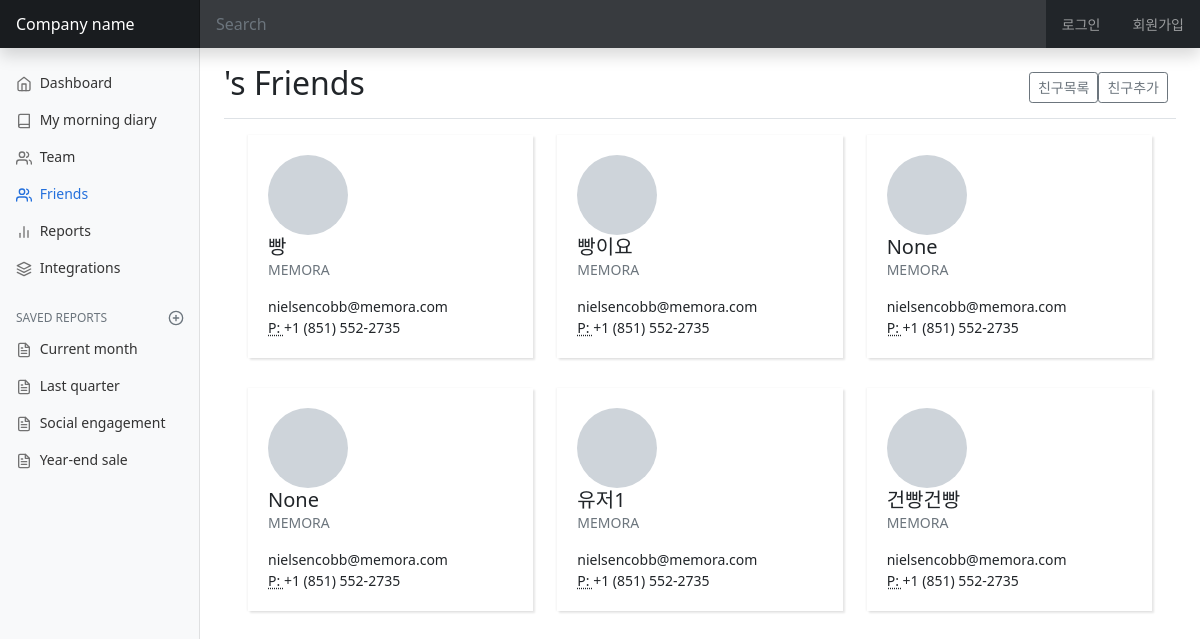
The app's page /friends/keon/, older data.
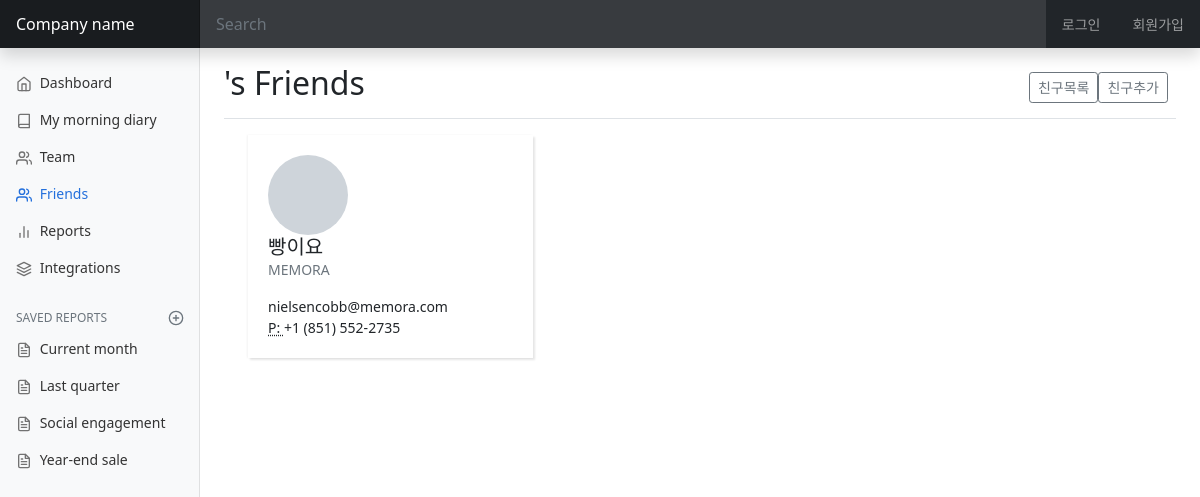
The same page, newer data.
### diary/models.py (models this page shows, shortened)
class User(AbstractUser):
    nickname = models.CharField(
        max_length=15,
        unique=True,
        null=True,
        validators=[validate_no_special_characters],
        error_messages={'unique': '이미 사용중인 닉네임입니다.'},
    )
    friends = models.ManyToManyField('self', blank=True)

### diary/views.py (the view)
# urls.py: path('friends/<str:username>/', views.friends, name='friends'),
def friends(request, username):
    friend_list = User.objects.get(username = username).friends.all()
    context = {
        "friend_list": friend_list
    }
    return render(request, 'friends/friends.html', context=context)

### diary/templates/friends/friends.html
{% extends 'diary/base.html' %}
{% load static %}
{% block css %}
<link href={% static 'friends/css/friends.css' %} rel="stylesheet">
{% endblock css %}
{% block main_area %}
<main class="col-md-9 ms-sm-auto col-lg-10 px-md-4">
		<div class="d-flex justify-content-between flex-wrap flex-md-nowrap align-items-center pt-3 pb-2 mb-3 border-bottom">
		<h1 class="h2">{{ username }}'s Friends</h1>
		<div class="btn-toolbar mb-2 mb-md-0">
			<div class="btn-group me-2">
				<a href="{% url 'friends' user.username %}"><button type="button" class="btn btn-sm btn-outline-secondary">친구목록</button></a>
				<a href="{% url 'add-friends' user.username %}"><button type="button" class="btn btn-sm btn-outline-secondary">친구추가</button></a>
			</div>
		</div>
	</div>
	<div class="container">
		<div class="row">
		{% for friend in friend_list %}
			<div class="col-md-6 col-xl-4">
				<div class="card">
					<div class="card-body">
						<div class="media align-items-center"><span style="background-image: url(https://bootdey.com/img/Content/avatar/avatar6.png)" class="avatar avatar-xl mr-3"></span>
							<div class="media-body overflow-hidden">
								<h5 class="card-text mb-0">{{friend.nickname}}</h5>
								<p class="card-text text-uppercase text-muted">Memora</p>
								<p class="card-text">
									nielsencobb@memora.com<br><abbr title="Phone">P:  </abbr>+1 (851) 552-2735
								</p>
							</div>
						</div><a href="#" class="tile-link"></a>
					</div>
				</div>
			</div>
		{% endfor %}
		</div>
	</div>
</main>
{% endblock main_area %}

Row changes from the older to the newer data that the page shows:
no longer on this page (row edited): User: nickname "빵"
no longer on this page (row unchanged): User: nickname "None"
no longer on this page (row unchanged): User: nickname "None"
no longer on this page (row unchanged): User: nickname "유저1"
no longer on this page (row unchanged): User: nickname "건빵건빵"
